Frame 1 (no input): blank canvas, image omitted
Frame 60 (no input): blank canvas, image omitted
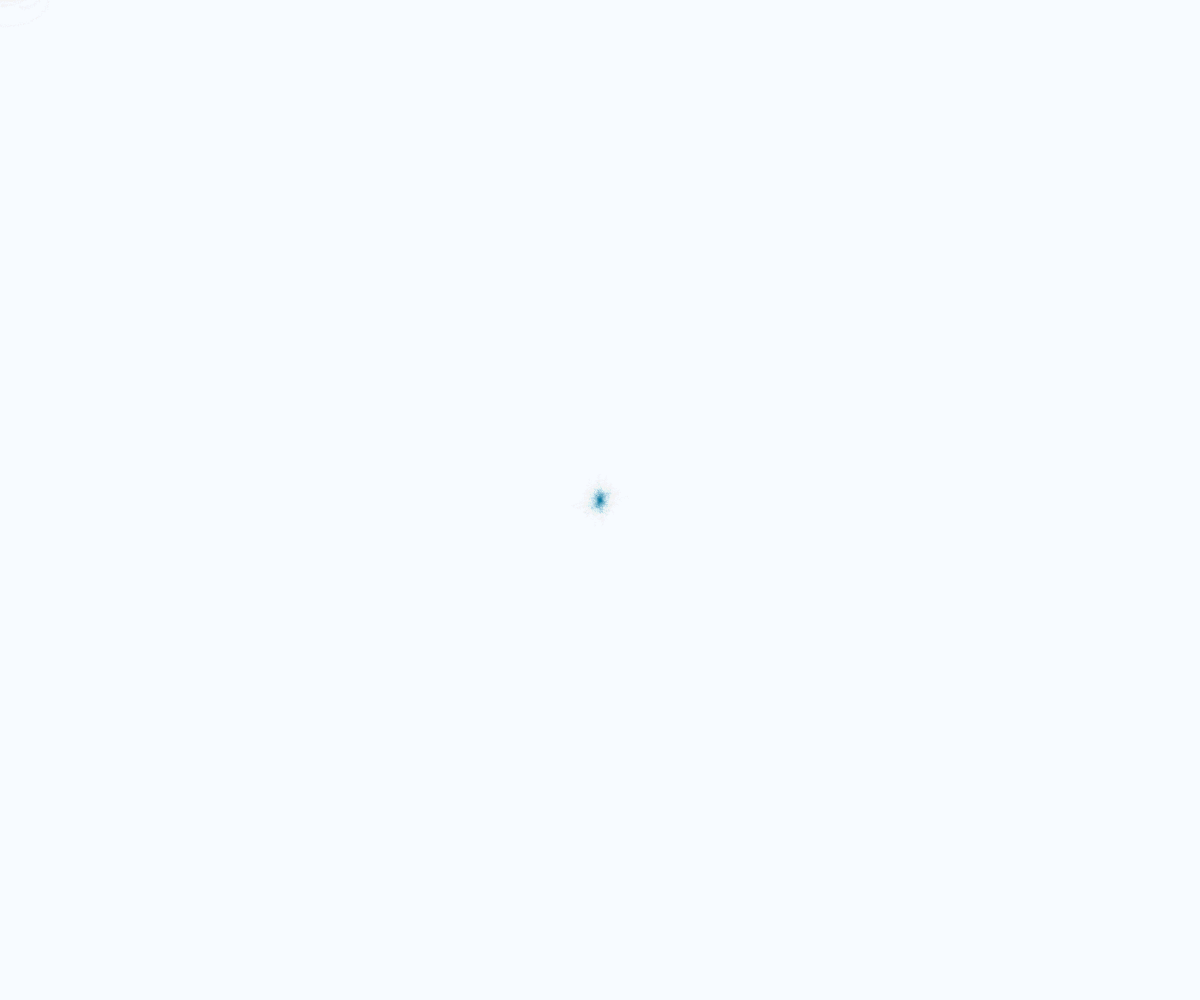
Frame 120 (the mouse pressed at the canvas centre since frame 60)

The p5.js sketch whose frames 1 and 60 were blank and that drew this single picture after the mouse press (run headless with seeded random() and noise() and a simulated clock; from frame 60 on, the mouse is pressed at the canvas centre):

// p5.js sketch
// ── sketch.js
let particles = [];

function setup() {

    createCanvas(windowWidth, windowHeight);

    background(247,251,255);

}

function draw() {


    noStroke();

    fill(247,251,255,10);

    rect(0,0,width,height);

    

    for(let i = particles.length-1; i>=0; i--){

        particles[i].update();
        particles[i].display();

        if (
            particles.length < 4500 &&
            particles[i].age > particles[i].reproduceCooldown &&
            random() < 0.015
        ) {

            particles.push(
                new Particle(
                    particles[i].x + randomGaussian() * 8,
                    particles[i].y + randomGaussian() * 8
                )
            );

            particles[i].age = 0;
}

        if(particles[i].dead()){

            particles.splice(i,1);

        }

    }

}


function mouseMoved(){

    let speed = dist(mouseX,mouseY,pmouseX,pmouseY);

    spawnSpray(
    mouseX,
    mouseY,
    speed
    );

}

function mouseDragged(){

   let speed = dist(mouseX,mouseY,pmouseX,pmouseY);

    spawnSpray(
    mouseX,
    mouseY,
    speed
    );

}

function spawnSpray(x,y,speed){{

  

    let amount = floor(map(speed,0,30,20,140,true));

    for(let i=0;i<amount;i++){

        particles.push(

            new Particle(x,y)

        );

    }

}

function windowResized(){

    resizeCanvas(windowWidth,windowHeight);

}
}
// ── particle.js
class Particle {

    constructor(x, y) {

        this.x = x;
        this.y = y;

        this.x += randomGaussian() * 10;
        this.y += randomGaussian() * 10;

        this.vx = randomGaussian() * 0.12;
        this.vy = randomGaussian() * 0.12;

        this.life = 255;

        this.baseSize = random(0.8, 2.0);
        this.phase = random(TWO_PI);

        this.age = 0;
    }

    update() {

        let scale = 0.0018;

        let angle = noise(
            this.x * scale,
            this.y * scale,
            frameCount * 0.0015
        ) * TWO_PI * 6;

        this.vx += cos(angle) * 0.03;
        this.vy += sin(angle) * 0.03;

       
        //this.applyAttraction(particles);

        
        let d = dist(this.x, this.y, mouseX, mouseY);

        if (mouseIsPressed && d < 250) {

            let force = map(d, 0, 250, 0.8, 0);
            force *= force;

            let a = atan2(mouseY - this.y, mouseX - this.x);

            this.vx += cos(a) * force;
            this.vy += sin(a) * force;
        }

        this.vx *= 0.985;
        this.vy *= 0.985;

        
        this.x += this.vx;
        this.y += this.vy;

        
        this.life -= 0.5;

        this.age++;

        this.size =
            this.baseSize +
            sin(frameCount * 0.04 + this.phase) * 0.35;
    }

    display() {

        let t = map(this.life, 255, 0, 1, 0);

        let c = lerpColor(
            color(8, 20, 60),
            color(0, 150, 190),
            t
        );

        for (let i = 0; i < 2; i++) {

            stroke(
                red(c),
                green(c),
                blue(c),
                this.life * random(0.08, 0.22)
            );

            strokeWeight(random(0.3, 1));

            point(
                this.x + randomGaussian() * 0.8,
                this.y + randomGaussian() * 0.8
            );
        }
    }

    applyAttraction(particles) {

        
        for (let i = 0; i < particles.length; i++) {

            let other = particles[i];

            if (other === this) continue;

            let dx = other.x - this.x;
            let dy = other.y - this.y;

            let d2 = dx * dx + dy * dy;

            if (d2 < 1600) { 

                let d = sqrt(d2);

                let force = (1 - d / 40) * 0.08;
                force *= force;

                let angle = atan2(dy, dx);

                this.vx += cos(angle) * force;
                this.vy += sin(angle) * force;
            }
        }
    }

    dead() {
        return this.life <= 0;
    }
}
